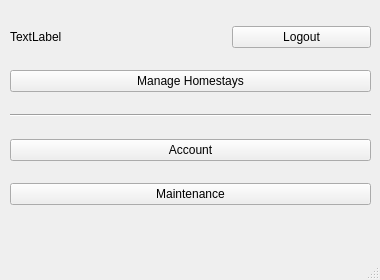
<?xml version="1.0" encoding="UTF-8"?>
<ui version="4.0">
 <class>MainMenuHost</class>
 <widget class="QMainWindow" name="MainMenuHost">
  <property name="geometry">
   <rect>
    <x>0</x>
    <y>0</y>
    <width>380</width>
    <height>280</height>
   </rect>
  </property>
  <property name="windowTitle">
   <string>MainWindow</string>
  </property>
  <widget class="QWidget" name="centralwidget">
   <widget class="QWidget" name="verticalLayoutWidget">
    <property name="geometry">
     <rect>
      <x>10</x>
      <y>10</y>
      <width>361</width>
      <height>211</height>
     </rect>
    </property>
    <layout class="QVBoxLayout" name="verticalLayout">
     <item>
      <layout class="QHBoxLayout" name="horizontalLayout">
       <item>
        <widget class="QLabel" name="picLbl">
         <property name="sizePolicy">
          <sizepolicy hsizetype="Fixed" vsizetype="Fixed">
           <horstretch>0</horstretch>
           <verstretch>0</verstretch>
          </sizepolicy>
         </property>
         <property name="minimumSize">
          <size>
           <width>0</width>
           <height>0</height>
          </size>
         </property>
         <property name="maximumSize">
          <size>
           <width>70</width>
           <height>70</height>
          </size>
         </property>
         <property name="text">
          <string>TextLabel</string>
         </property>
         <property name="scaledContents">
          <bool>true</bool>
         </property>
        </widget>
       </item>
       <item>
        <widget class="QLabel" name="loginAsLabel">
         <property name="sizePolicy">
          <sizepolicy hsizetype="Preferred" vsizetype="Minimum">
           <horstretch>0</horstretch>
           <verstretch>0</verstretch>
          </sizepolicy>
         </property>
         <property name="minimumSize">
          <size>
           <width>0</width>
           <height>15</height>
          </size>
         </property>
         <property name="autoFillBackground">
          <bool>true</bool>
         </property>
         <property name="text">
          <string/>
         </property>
        </widget>
       </item>
       <item>
        <widget class="QPushButton" name="buttonLogout">
         <property name="text">
          <string>Logout</string>
         </property>
        </widget>
       </item>
      </layout>
     </item>
     <item>
      <widget class="QPushButton" name="buttonHomestays">
       <property name="text">
        <string>Manage Homestays</string>
       </property>
      </widget>
     </item>
     <item>
      <widget class="Line" name="line">
       <property name="orientation">
        <enum>Qt::Horizontal</enum>
       </property>
      </widget>
     </item>
     <item>
      <widget class="QPushButton" name="buttonAccount">
       <property name="text">
        <string>Account</string>
       </property>
      </widget>
     </item>
     <item>
      <widget class="QPushButton" name="buttonMaint">
       <property name="text">
        <string>Maintenance</string>
       </property>
      </widget>
     </item>
    </layout>
   </widget>
  </widget>
  <widget class="QMenuBar" name="menubar">
   <property name="geometry">
    <rect>
     <x>0</x>
     <y>0</y>
     <width>380</width>
     <height>22</height>
    </rect>
   </property>
  </widget>
  <widget class="QStatusBar" name="statusbar"/>
 </widget>
 <resources/>
 <connections/>
</ui>
